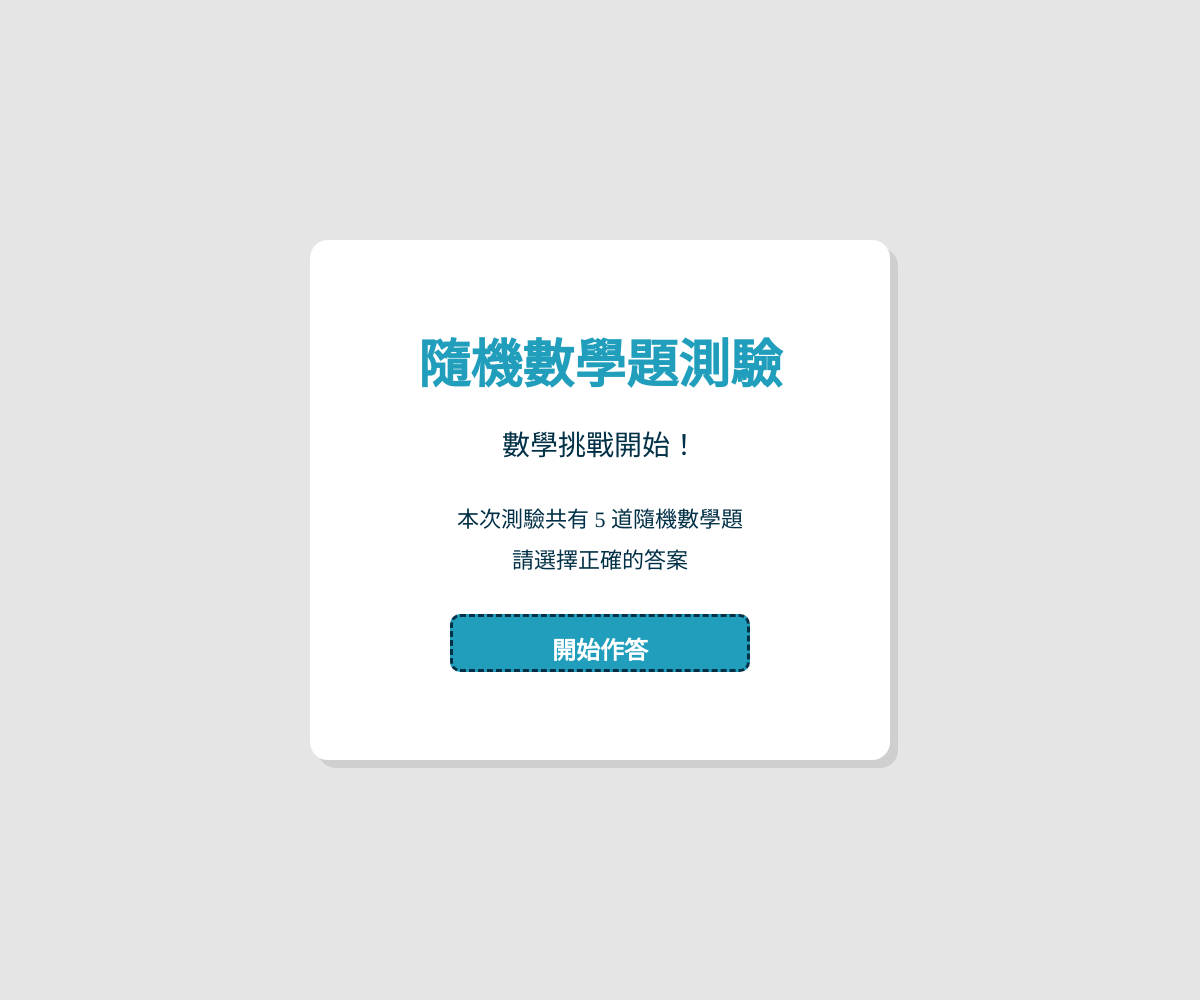
Frame 1 (no input)
Frame 60 (no input): identical to frame 1, image omitted
Frame 120 (the mouse pressed at the canvas centre since frame 60): identical to frame 1, image omitted

The p5.js sketch that drew this single still picture (run headless with seeded random() and noise() and a simulated clock; from frame 60 on, the mouse is pressed at the canvas centre):

// p5.js sketch
// ── sketch.js
// 設定中文字型名稱
const CHINESE_FONT = "Noto Serif TC";

// 設定英文與數字字型名稱
const ENGLISH_FONT = "Libre Caslon Condensed";

// 設定每次測驗題目總數
const TOTAL_QUESTIONS = 5;

// 設定網站背景顏色
const PAGE_BACKGROUND_COLOR = "#e5e5e5";

// 設定主要藍色
const PRIMARY_BLUE = "#219ebc";

// 設定深藍色
const DARK_BLUE = "#023047";

// 設定答對顏色
const CORRECT_COLOR = "#a7c957";

// 設定答錯顏色
const WRONG_COLOR = "#c1121f";

// 設定按鈕邊框顏色
const BORDER_COLOR = "#8ecae6";

// 設定目前頁面狀態
let currentScreen = "start";

// 儲存隨機數學題
let quizQuestions = [];

// 設定目前題目編號
let currentQuestion = 0;

// 設定答對題數
let score = 0;

// 設定是否已經作答
let answered = false;

// 設定是否答錯
let wrongAnswer = false;

// 設定是否顯示作答提示
let showInstruction = true;

// 儲存選項按鈕
let optionButtons = [];

// 儲存開始作答按鈕
let startButton;

// 儲存下一題按鈕
let nextButton;

// 儲存重新測驗按鈕
let restartButton;

// 儲存畫布物件
let canvasElement;

// 設定響應式版面變數
let pagePadding = 20;
let cardWidth = 500;
let cardHeight = 500;
let buttonWidth = 300;
let buttonHeight = 50;
let buttonGap = 12;
let optionsStartY = 240;
let titleSize = 32;
let questionSize = 24;
let normalTextSize = 20;

// 建立畫布與介面
function setup() {
  // 建立全螢幕畫布
  canvasElement = createCanvas(windowWidth, windowHeight);

  // 設定網頁外距為零
  document.body.style.margin = "0";

  // 設定網頁背景顏色
  document.body.style.backgroundColor = PAGE_BACKGROUND_COLOR;

  // 隱藏網頁捲軸
  document.body.style.overflow = "hidden";

  // 設定畫布顯示方式
  canvasElement.style("display", "block");

  // 設定文字水平與垂直置中
  textAlign(CENTER, CENTER);

  // 設定預設中文字型
  textFont(CHINESE_FONT);

  // 建立開始作答按鈕
  createStartButton();

  // 建立選項按鈕
  createOptionButtons();

  // 建立下一題按鈕
  createNextButton();

  // 建立重新測驗按鈕
  createRestartButton();

  // 計算響應式版面
  calculateLayout();

  // 顯示開始介面
  showStartScreen();
}

// 建立開始作答按鈕
function createStartButton() {
  // 建立開始作答按鈕
  startButton = createButton("開始作答");

  // 設定開始按鈕字型
  startButton.style("font-family", '"' + CHINESE_FONT + '", serif');

  // 設定開始按鈕文字大小
  startButton.style("font-size", "24px");

  // 設定開始按鈕文字粗體
  startButton.style("font-weight", "700");

  // 設定開始按鈕內距
  startButton.style("padding", "14px 40px");

  // 設定開始按鈕文字顏色
  startButton.style("color", "#ffffff");

  // 設定開始按鈕背景顏色
  startButton.style("background-color", PRIMARY_BLUE);

  // 設定開始按鈕邊框為虛線
  startButton.style("border", "3px dashed " + DARK_BLUE);

  // 設定開始按鈕圓角
  startButton.style("border-radius", "10px");

  // 設定開始按鈕最小高度
  startButton.style("min-height", "56px");

  // 設定開始按鈕觸控操作
  startButton.style("touch-action", "manipulation");

  // 設定滑鼠游標
  startButton.style("cursor", "pointer");

  // 設定開始按鈕點擊事件
  startButton.mousePressed(startQuiz);

  // 顯示開始作答按鈕
  startButton.show();
}

// 建立四個選項按鈕
function createOptionButtons() {
  // 建立四個選項
  for (let i = 0; i < 4; i++) {
    // 建立空白按鈕
    let button = createButton("");

    // 設定按鈕字型
    button.style(
      "font-family",
      '"' + ENGLISH_FONT + '", "' + CHINESE_FONT + '", serif'
    );

    // 設定按鈕文字大小
    button.style("font-size", "20px");

    // 設定按鈕內距
    button.style("padding", "10px 16px");

    // 設定按鈕背景顏色
    button.style("background-color", "#ffffff");

    // 設定按鈕文字顏色
    button.style("color", DARK_BLUE);

    // 設定按鈕邊框
    button.style("border", "2px solid " + BORDER_COLOR);

    // 設定按鈕圓角
    button.style("border-radius", "8px");

    // 設定按鈕盒模型
    button.style("box-sizing", "border-box");

    // 設定按鈕最小高度
    button.style("min-height", "44px");

    // 設定按鈕文字換行
    button.style("white-space", "normal");

    // 設定按鈕觸控操作
    button.style("touch-action", "manipulation");

    // 設定滑鼠游標
    button.style("cursor", "pointer");

    // 設定選項按鈕點擊事件
    button.mousePressed(function () {
      // 判斷使用者答案
      checkAnswer(i);
    });

    // 將按鈕加入陣列
    optionButtons.push(button);
  }
}

// 建立下一題按鈕
function createNextButton() {
  // 建立下一題按鈕
  nextButton = createButton("下一題");

  // 設定下一題按鈕字型
  nextButton.style("font-family", '"' + CHINESE_FONT + '", serif');

  // 設定下一題按鈕文字大小
  nextButton.style("font-size", "20px");

  // 設定下一題按鈕內距
  nextButton.style("padding", "10px 28px");

  // 設定下一題按鈕文字顏色
  nextButton.style("color", "#ffffff");

  // 設定下一題按鈕背景顏色
  nextButton.style("background-color", DARK_BLUE);

  // 設定下一題按鈕無邊框
  nextButton.style("border", "none");

  // 設定下一題按鈕圓角
  nextButton.style("border-radius", "8px");

  // 設定下一題按鈕最小高度
  nextButton.style("min-height", "44px");

  // 設定下一題按鈕觸控操作
  nextButton.style("touch-action", "manipulation");

  // 設定滑鼠游標
  nextButton.style("cursor", "pointer");

  // 設定下一題按鈕點擊事件
  nextButton.mousePressed(nextQuestion);

  // 隱藏下一題按鈕
  nextButton.hide();
}

// 建立重新測驗按鈕
function createRestartButton() {
  // 建立重新測驗按鈕
  restartButton = createButton("重新測驗");

  // 設定重新測驗按鈕字型
  restartButton.style("font-family", '"' + CHINESE_FONT + '", serif');

  // 設定重新測驗按鈕文字大小
  restartButton.style("font-size", "20px");

  // 設定重新測驗按鈕內距
  restartButton.style("padding", "10px 28px");

  // 設定重新測驗按鈕文字顏色
  restartButton.style("color", "#ffffff");

  // 設定重新測驗按鈕背景顏色
  restartButton.style("background-color", PRIMARY_BLUE);

  // 設定重新測驗按鈕無邊框
  restartButton.style("border", "none");

  // 設定重新測驗按鈕圓角
  restartButton.style("border-radius", "8px");

  // 設定重新測驗按鈕點擊事件
  restartButton.mousePressed(startQuiz);

  // 隱藏重新測驗按鈕
  restartButton.hide();
}

// 顯示開始作答介面
function showStartScreen() {
  // 設定目前畫面為開始介面
  currentScreen = "start";

  // 顯示開始作答按鈕
  startButton.show();

  // 隱藏所有選項按鈕
  for (let button of optionButtons) {
    // 隱藏選項按鈕
    button.hide();
  }

  // 隱藏下一題按鈕
  nextButton.hide();

  // 隱藏重新測驗按鈕
  restartButton.hide();
}

// 開始新的隨機測驗
function startQuiz() {
  // 設定目前畫面為測驗介面
  currentScreen = "quiz";

  // 隨機產生五道數學題
  quizQuestions = generateMathQuestions(TOTAL_QUESTIONS);

  // 設定目前題目為第一題
  currentQuestion = 0;

  // 將答對題數歸零
  score = 0;

  // 隱藏開始作答按鈕
  startButton.hide();

  // 更新題目內容
  updateQuestion();

  // 更新按鈕位置
  positionButtons();
}

// 產生五道數學題
function generateMathQuestions(amount) {
  // 建立題目陣列
  let generatedQuestions = [];

  // 重複產生指定數量題目
  for (let i = 0; i < amount; i++) {
    // 將隨機數學題加入陣列
    generatedQuestions.push(generateOneMathQuestion());
  }

  // 回傳題目陣列
  return generatedQuestions;
}

// 產生一道數學題
function generateOneMathQuestion() {
  // 隨機選擇運算類型
  let operation = random(["+", "-", "×", "÷"]);

  // 宣告第一個數字
  let firstNumber;

  // 宣告第二個數字
  let secondNumber;

  // 宣告正確答案
  let correctAnswer;

  // 判斷是否為加法
  if (operation === "+") {
    // 產生第一個數字
    firstNumber = floor(random(1, 51));

    // 產生第二個數字
    secondNumber = floor(random(1, 51));

    // 計算答案
    correctAnswer = firstNumber + secondNumber;
  }

  // 判斷是否為減法
  if (operation === "-") {
    // 產生較大的數字
    firstNumber = floor(random(20, 101));

    // 產生較小的數字
    secondNumber = floor(random(1, firstNumber + 1));

    // 計算答案
    correctAnswer = firstNumber - secondNumber;
  }

  // 判斷是否為乘法
  if (operation === "×") {
    // 產生第一個數字
    firstNumber = floor(random(2, 13));

    // 產生第二個數字
    secondNumber = floor(random(2, 13));

    // 計算答案
    correctAnswer = firstNumber * secondNumber;
  }

  // 判斷是否為除法
  if (operation === "÷") {
    // 先產生整數答案
    correctAnswer = floor(random(1, 13));

    // 產生除數
    secondNumber = floor(random(2, 13));

    // 產生可整除的被除數
    firstNumber = correctAnswer * secondNumber;
  }

  // 產生三個錯誤答案
  let wrongAnswers = generateWrongAnswers(correctAnswer);

  // 建立選項陣列
  let options = [
    correctAnswer,
    wrongAnswers[0],
    wrongAnswers[1],
    wrongAnswers[2]
  ];

  // 將選項隨機排列
  options = shuffle(options);

  // 找出正確答案索引
  let answerIndex = options.indexOf(correctAnswer);

  // 建立題目文字
  let questionText =
    "請計算：" +
    firstNumber +
    " " +
    operation +
    " " +
    secondNumber +
    " = ？";

  // 回傳題目資料
  return {
    question: questionText,
    options: options,
    answer: answerIndex
  };
}

// 產生錯誤答案
function generateWrongAnswers(correctAnswer) {
  // 建立錯誤答案陣列
  let wrongAnswers = [];

  // 持續產生錯誤答案
  while (wrongAnswers.length < 3) {
    // 產生隨機差值
    let difference = floor(random(1, 11));

    // 隨機選擇增加或減少
    let direction = random([-1, 1]);

    // 計算錯誤答案
    let wrongAnswer = correctAnswer + difference * direction;

    // 確保錯誤答案不小於零
    if (wrongAnswer < 0) {
      wrongAnswer = correctAnswer + difference;
    }

    // 確認答案沒有重複
    if (
      wrongAnswer !== correctAnswer &&
      !wrongAnswers.includes(wrongAnswer)
    ) {
      // 加入錯誤答案
      wrongAnswers.push(wrongAnswer);
    }
  }

  // 回傳錯誤答案
  return wrongAnswers;
}

// 每一幀繪製畫面
function draw() {
  // 設定畫布背景顏色
  background(PAGE_BACKGROUND_COLOR);

  // 判斷目前是否為開始介面
  if (currentScreen === "start") {
    // 繪製開始介面
    drawStartScreen();

    // 結束目前函式
    return;
  }

  // 判斷是否完成測驗
  if (currentQuestion >= quizQuestions.length) {
    // 繪製結果畫面
    drawResult();

    // 結束目前函式
    return;
  }

  // 計算響應式版面
  calculateLayout();

  // 繪製測驗畫面
  drawQuizScreen();
}

// 繪製開始作答介面
function drawStartScreen() {
  // 設定卡片寬度
  let startCardWidth = min(width * 0.86, 580);

  // 設定卡片高度
  let startCardHeight = min(height * 0.72, 520);

  // 計算卡片左側位置
  let cardX = width / 2 - startCardWidth / 2;

  // 計算卡片上方位置
  let cardY = height / 2 - startCardHeight / 2;

  // 繪製卡片陰影
  noStroke();

  // 設定陰影顏色
  fill(0, 0, 0, 25);

  // 繪製陰影卡片
  rect(cardX + 8, cardY + 8, startCardWidth, startCardHeight, 18);

  // 設定卡片背景顏色
  fill("#ffffff");

  // 繪製白色卡片
  rect(cardX, cardY, startCardWidth, startCardHeight, 18);

  // 設定標題顏色
  fill(PRIMARY_BLUE);

  // 設定標題大小
  textSize(constrain(width * 0.075, 30, 52));

  // 設定標題粗體
  textStyle(BOLD);

  // 顯示主標題
  drawChineseText(
    "隨機數學題測驗",
    width / 2,
    cardY + startCardHeight * 0.25
  );

  // 恢復一般文字
  textStyle(NORMAL);

  // 設定副標題顏色
  fill(DARK_BLUE);

  // 設定副標題大小
  textSize(constrain(width * 0.042, 18, 28));

  // 顯示副標題
  drawChineseText(
    "數學挑戰開始！",
    width / 2,
    cardY + startCardHeight * 0.40
  );

  // 設定說明文字大小
  textSize(constrain(width * 0.032, 16, 22));

  // 顯示測驗說明
  drawChineseText(
    "本次測驗共有 5 道隨機數學題",
    width / 2,
    cardY + startCardHeight * 0.54
  );

  // 顯示第二行說明
  drawChineseText(
    "請選擇正確的答案",
    width / 2,
    cardY + startCardHeight * 0.62
  );

  // 計算開始按鈕位置
  startButton.position(
    width / 2 - min(width * 0.34, 150),
    cardY + startCardHeight * 0.72
  );

  // 設定開始按鈕寬度
  startButton.style("width", min(width * 0.68, 300) + "px");

  // 設定開始按鈕高度
  startButton.style("height", "58px");
}

// 繪製測驗介面
function drawQuizScreen() {
  // 設定標題顏色
  fill(DARK_BLUE);

  // 設定標題大小
  textSize(titleSize);

  // 設定標題粗體
  textStyle(BOLD);

  // 顯示測驗標題
  drawMixedText(
    "隨機數學題測驗",
    width / 2,
    pagePadding + titleSize / 2
  );

  // 恢復一般文字
  textStyle(NORMAL);

  // 設定題數顏色
  fill(PRIMARY_BLUE);

  // 設定題數大小
  textSize(normalTextSize);

  // 顯示題數
  drawMixedText(
    "第 " +
      (currentQuestion + 1) +
      " 題 / 共 " +
      quizQuestions.length +
      " 題",
    width / 2,
    pagePadding + titleSize + 28
  );

  // 設定題目顏色
  fill(DARK_BLUE);

  // 設定題目大小
  textSize(questionSize);

  // 顯示題目
  drawWrappedText(
    quizQuestions[currentQuestion].question,
    width / 2,
    pagePadding + titleSize + 78,
    width - pagePadding * 2
  );

  // 判斷是否顯示作答提示
  if (showInstruction) {
    // 設定提示文字顏色
    fill(DARK_BLUE);

    // 設定提示文字大小
    textSize(normalTextSize + 4);

    // 設定提示文字粗體
    textStyle(BOLD);

    // 顯示作答提示
    drawChineseText(
      "請點擊一個選項作答",
      width / 2,
      getInstructionY()
    );

    // 恢復一般文字
    textStyle(NORMAL);
  }
}

// 計算響應式版面
function calculateLayout() {
  // 設定左右留白
  pagePadding = constrain(width * 0.06, 16, 60);

  // 設定標題大小
  titleSize = constrain(width * 0.055, 24, 42);

  // 設定題目大小
  questionSize = constrain(width * 0.042, 18, 30);

  // 設定一般文字大小
  normalTextSize = constrain(width * 0.032, 16, 24);

  // 設定選項按鈕寬度
  buttonWidth = min(width - pagePadding * 2, 680);

  // 設定選項按鈕高度
  buttonHeight = constrain(height * 0.065, 44, 62);

  // 設定選項按鈕間距
  buttonGap = constrain(height * 0.018, 8, 18);

  // 設定選項起始位置
  optionsStartY = pagePadding + titleSize + 145;

  // 更新選項按鈕樣式
  for (let button of optionButtons) {
    // 設定選項文字大小
    button.style("font-size", normalTextSize + "px");

    // 設定選項按鈕高度
    button.style("height", buttonHeight + "px");
  }

  // 更新下一題按鈕樣式
  if (nextButton) {
    // 設定下一題按鈕文字大小
    nextButton.style("font-size", normalTextSize + "px");
  }

  // 更新重新測驗按鈕樣式
  if (restartButton) {
    // 設定重新測驗按鈕文字大小
    restartButton.style("font-size", normalTextSize + "px");
  }
}

// 更新目前題目
function updateQuestion() {
  // 判斷是否完成所有題目
  if (currentQuestion >= quizQuestions.length) {
    // 隱藏所有選項按鈕
    for (let button of optionButtons) {
      // 隱藏選項按鈕
      button.hide();
    }

    // 隱藏下一題按鈕
    nextButton.hide();

    // 顯示重新測驗按鈕
    restartButton.show();

    // 隱藏作答提示
    showInstruction = false;

    // 設定重新測驗按鈕位置
    restartButton.position(width / 2 - 60, height / 2 + 120);

    // 結束函式
    return;
  }

  // 隱藏重新測驗按鈕
  restartButton.hide();

  // 重設作答狀態
  answered = false;

  // 重設答錯狀態
  wrongAnswer = false;

  // 顯示作答提示
  showInstruction = true;

  // 取得目前題目
  let questionData = quizQuestions[currentQuestion];

  // 更新四個選項按鈕
  for (let i = 0; i < optionButtons.length; i++) {
    // 設定選項文字
    optionButtons[i].html(
      String.fromCharCode(65 + i) + ". " + questionData.options[i]
    );

    // 顯示選項按鈕
    optionButtons[i].show();

    // 恢復選項背景顏色
    optionButtons[i].style("background-color", "#ffffff");

    // 恢復選項文字顏色
    optionButtons[i].style("color", DARK_BLUE);

    // 恢復選項邊框顏色
    optionButtons[i].style(
      "border",
      "2px solid " + BORDER_COLOR
    );
  }

  // 隱藏下一題按鈕
  nextButton.hide();

  // 設定按鈕位置
  positionButtons();
}

// 判斷答案
function checkAnswer(selectedIndex) {
  // 防止重複作答
  if (answered) {
    // 結束函式
    return;
  }

  // 取得正確答案索引
  let correctIndex = quizQuestions[currentQuestion].answer;

  // 判斷答案是否正確
  if (selectedIndex === correctIndex) {
    // 增加答對題數
    score++;

    // 設定已作答
    answered = true;

    // 隱藏作答提示
    showInstruction = false;

    // 將正確選項設定為綠色
    optionButtons[selectedIndex].style(
      "background-color",
      CORRECT_COLOR
    );

    // 將正確選項文字設定為深色
    optionButtons[selectedIndex].style(
      "color",
      DARK_BLUE
    );

    // 顯示下一題按鈕
    nextButton.show();

    // 更新按鈕位置
    positionButtons();
  } else {
    // 設定答錯狀態
    wrongAnswer = true;

    // 隱藏作答提示
    showInstruction = false;

    // 將選錯的選項設定為紅色
    optionButtons[selectedIndex].style(
      "background-color",
      WRONG_COLOR
    );

    // 將選錯的選項文字設定為白色
    optionButtons[selectedIndex].style(
      "color",
      "#ffffff"
    );

    // 將正確選項設定為綠色
    optionButtons[correctIndex].style(
      "background-color",
      CORRECT_COLOR
    );

    // 將正確選項文字設定為深色
    optionButtons[correctIndex].style(
      "color",
      DARK_BLUE
    );

    // 顯示下一題按鈕
    nextButton.show();

    // 更新按鈕位置
    positionButtons();
  }
}

// 切換到下一題
function nextQuestion() {
  // 增加目前題目編號
  currentQuestion++;

  // 更新題目內容
  updateQuestion();
}

// 計算作答提示位置
function getInstructionY() {
  // 將提示文字放在選項下方
  return (
    optionsStartY +
    optionButtons.length * (buttonHeight + buttonGap) +
    normalTextSize
  );
}

// 設定按鈕位置
function positionButtons() {
  // 確認選項按鈕已經建立
  if (optionButtons.length === 0) {
    // 尚未建立按鈕時停止
    return;
  }

  // 重新計算版面
  calculateLayout();

  // 設定四個選項按鈕
  for (let i = 0; i < optionButtons.length; i++) {
    // 計算選項按鈕垂直位置
    let y = optionsStartY + i * (buttonHeight + buttonGap);

    // 設定選項按鈕位置
    optionButtons[i].position(
      width / 2 - buttonWidth / 2,
      y
    );

    // 設定選項按鈕寬度
    optionButtons[i].style("width", buttonWidth + "px");

    // 設定選項按鈕高度
    optionButtons[i].style("height", buttonHeight + "px");
  }

  // 確認下一題按鈕存在
  if (!nextButton || !nextButton.elt) {
    // 尚未建立按鈕時停止
    return;
  }

  // 取得下一題按鈕顯示狀態
  let displayValue = window.getComputedStyle(nextButton.elt).display;

  // 判斷下一題按鈕是否顯示
  if (displayValue !== "none") {
    // 設定下一題按鈕位置
    nextButton.position(
      width / 2 - 60,
      getInstructionY() + normalTextSize + 24
    );
  }
}

// 使用中文字型繪製文字
function drawChineseText(message, x, y) {
  // 設定中文字型
  textFont(CHINESE_FONT);

  // 繪製文字
  text(message, x, y);
}

// 使用對應字型繪製中英文數字
function drawMixedText(message, x, y) {
  // 設定文字總寬度
  let totalWidth = 0;

  // 計算各字元寬度
  for (let character of message) {
    // 判斷是否為中文字
    if (isChineseCharacter(character)) {
      // 使用中文字型
      textFont(CHINESE_FONT);
    } else {
      // 使用英數字型
      textFont(ENGLISH_FONT);
    }

    // 累加字元寬度
    totalWidth += textWidth(character);
  }

  // 設定第一個字元位置
  let currentX = x - totalWidth / 2;

  // 逐字繪製
  for (let character of message) {
    // 判斷是否為中文字
    if (isChineseCharacter(character)) {
      // 使用中文字型
      textFont(CHINESE_FONT);
    } else {
      // 使用英數字型
      textFont(ENGLISH_FONT);
    }

    // 取得字元寬度
    let characterWidth = textWidth(character);

    // 顯示目前字元
    text(character, currentX + characterWidth / 2, y);

    // 移動到下一個字元
    currentX += characterWidth;
  }
}

// 判斷字元是否為中文字
function isChineseCharacter(character) {
  // 使用 Unicode 範圍判斷中文字
  return /[\u3400-\u9fff]/.test(character);
}

// 繪製自動換行文字
function drawWrappedText(message, x, y, maxWidth) {
  // 設定中文字型
  textFont(CHINESE_FONT);

  // 將文字拆成字元
  let characters = message.split("");

  // 設定目前文字行
  let line = "";

  // 儲存所有文字行
  let lines = [];

  // 逐字處理文字
  for (let character of characters) {
    // 建立測試文字
    let testLine = line + character;

    // 判斷是否超過最大寬度
    if (textWidth(testLine) > maxWidth && line.length > 0) {
      // 儲存目前文字行
      lines.push(line);

      // 開始新的一行
      line = character;
    } else {
      // 將字元加入文字行
      line = testLine;
    }
  }

  // 儲存最後一行
  lines.push(line);

  // 設定文字行距
  let lineHeight = questionSize * 1.35;

  // 計算全部文字高度
  let totalHeight = lines.length * lineHeight;

  // 逐行顯示文字
  for (let i = 0; i < lines.length; i++) {
    // 計算目前文字行位置
    let lineY =
      y - totalHeight / 2 + lineHeight / 2 + i * lineHeight;

    // 顯示文字行
    text(lines[i], x, lineY);
  }
}

// 顯示測驗結果
function drawResult() {
  // 設定結果標題顏色
  fill(DARK_BLUE);

  // 設定結果標題大小
  textSize(constrain(width * 0.08, 28, 48));

  // 設定結果標題粗體
  textStyle(BOLD);

  // 顯示測驗完成
  drawChineseText("測驗完成！", width / 2, height / 2 - 80);

  // 恢復一般文字
  textStyle(NORMAL);

  // 設定成績文字顏色
  fill(PRIMARY_BLUE);

  // 設定成績文字大小
  textSize(constrain(width * 0.06, 24, 36));

  // 顯示成績
  drawMixedText(
    "你答對了 " + score + " / " + quizQuestions.length + " 題",
    width / 2,
    height / 2
  );

  // 設定鼓勵文字顏色
  fill(DARK_BLUE);

  // 設定鼓勵文字大小
  textSize(constrain(width * 0.04, 18, 26));

  // 顯示鼓勵文字
  drawChineseText(
    "歡迎繼續練習數學！",
    width / 2,
    height / 2 + 75
  );

  // 顯示重新測驗按鈕
  restartButton.show();

  // 設定重新測驗按鈕位置
  restartButton.position(width / 2 - 60, height / 2 + 120);
}

// 當視窗大小改變時重新排版
function windowResized() {
  // 重新調整畫布大小
  resizeCanvas(windowWidth, windowHeight);

  // 重新計算響應式版面
  calculateLayout();

  // 判斷目前是否為開始介面
  if (currentScreen === "start") {
    // 重新繪製開始介面
    drawStartScreen();
  } else {
    // 重新設定測驗按鈕位置
    positionButtons();
  }
}
// ── style.css
html,
body {
  margin: 0;
  padding: 0;
  overflow-x: hidden;
  background: #f2f6fc;
  font-family: Arial, sans-serif;
}

canvas {
  display: block;
}

.quiz-button {
  border: none;
  border-radius: 10px;
  padding: 12px 22px;
  font-size: 15px;
  font-weight: bold;
  cursor: pointer;
  transition: transform 0.15s, opacity 0.15s;
  z-index: 10;
}

.quiz-button:hover {
  transform: translateY(-2px);
  opacity: 0.9;
}

.submit-button {
  background: #2878c8;
  color: white;
}

.reset-button {
  background: #dfe7f2;
  color: #30445e;
}
